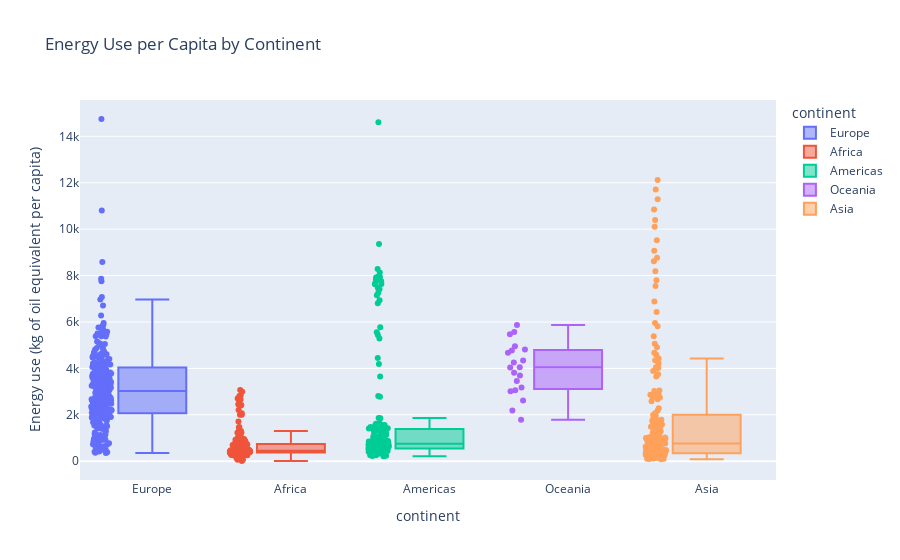

Notebook code for this chart:
### Code cell
fig = px.box(
    df_c,
    x='continent',
    y='Energy use (kg of oil equivalent per capita)',
    color='continent',
    title='Energy Use per Capita by Continent',
    points='all'
)
fig.write_image("2.png")
fig.show()

### Figure 1 — Plotly figure (JSON) as saved in the notebook; plotly's stock layout.template omitted (floating-point values rounded to 4 significant figures; data arrays with more than 128 entries replaced by an {"elided": "..."} marker saying what was removed)
{"data": [{"alignmentgroup": "True", "boxpoints": "all", "hovertemplate": "continent=%{x}<br>Energy use (kg of oil equivalent per capita)=%{y}<extra></extra>", "legendgroup": "Europe", "marker": {"color": "#636efa"}, "name": "Europe", "notched": false, "offsetgroup": "Europe", "orientation": "v", "showlegend": true, "type": "box", "x": {"elided": "256 str values"}, "x0": " ", "xaxis": "x", "y": {"elided": "256 float values"}, "y0": " ", "yaxis": "y"}, {"alignmentgroup": "True", "boxpoints": "all", "hovertemplate": "continent=%{x}<br>Energy use (kg of oil equivalent per capita)=%{y}<extra></extra>", "legendgroup": "Africa", "marker": {"color": "#EF553B"}, "name": "Africa", "notched": false, "offsetgroup": "Africa", "orientation": "v", "showlegend": true, "type": "box", "x": {"elided": "199 str values"}, "x0": " ", "xaxis": "x", "y": {"elided": "199 float values"}, "y0": " ", "yaxis": "y"}, {"alignmentgroup": "True", "boxpoints": "all", "hovertemplate": "continent=%{x}<br>Energy use (kg of oil equivalent per capita)=%{y}<extra></extra>", "legendgroup": "Americas", "marker": {"color": "#00cc96"}, "name": "Americas", "notched": false, "offsetgroup": "Americas", "orientation": "v", "showlegend": true, "type": "box", "x": {"elided": "188 str values"}, "x0": " ", "xaxis": "x", "y": {"elided": "188 float values"}, "y0": " ", "yaxis": "y"}, {"alignmentgroup": "True", "boxpoints": "all", "hovertemplate": "continent=%{x}<br>Energy use (kg of oil equivalent per capita)=%{y}<extra></extra>", "legendgroup": "Oceania", "marker": {"color": "#ab63fa"}, "name": "Oceania", "notched": false, "offsetgroup": "Oceania", "orientation": "v", "showlegend": true, "type": "box", "x": ["Oceania", "Oceania", "Oceania", "Oceania", "Oceania", "Oceania", "Oceania", "Oceania", "Oceania", "Oceania", "Oceania", "Oceania", "Oceania", "Oceania", "Oceania", "Oceania", "Oceania", "Oceania", "Oceania", "Oceania"], "x0": " ", "xaxis": "x", "y": [3173.0, 3693.0, 4035.0, 4671.0, 4817.0, 4772.0, 4959.0, 5470.0, 5570.0, 5868.0, 1791.0, 2189.0, 2617.0, 3055.0, 3013.0, 3453.0, 3808.0, 4259.0, 4337.0, 4054.0], "y0": " ", "yaxis": "y"}, {"alignmentgroup": "True", "boxpoints": "all", "hovertemplate": "continent=%{x}<br>Energy use (kg of oil equivalent per capita)=%{y}<extra></extra>", "legendgroup": "Asia", "marker": {"color": "#FFA15A"}, "name": "Asia", "notched": false, "offsetgroup": "Asia", "orientation": "v", "showlegend": true, "type": "box", "x": {"elided": "185 str values"}, "x0": " ", "xaxis": "x", "y": {"elided": "185 float values"}, "y0": " ", "yaxis": "y"}], "layout": {"boxmode": "overlay", "legend": {"title": {"text": "continent"}, "tracegroupgap": 0}, "title": {"text": "Energy Use per Capita by Continent"}, "xaxis": {"anchor": "y", "categoryarray": ["Europe", "Africa", "Americas", "Oceania", "Asia"], "categoryorder": "array", "domain": [0, 1], "title": {"text": "continent"}}, "yaxis": {"anchor": "x", "domain": [0, 1], "title": {"text": "Energy use (kg of oil equivalent per capita)"}}}}
